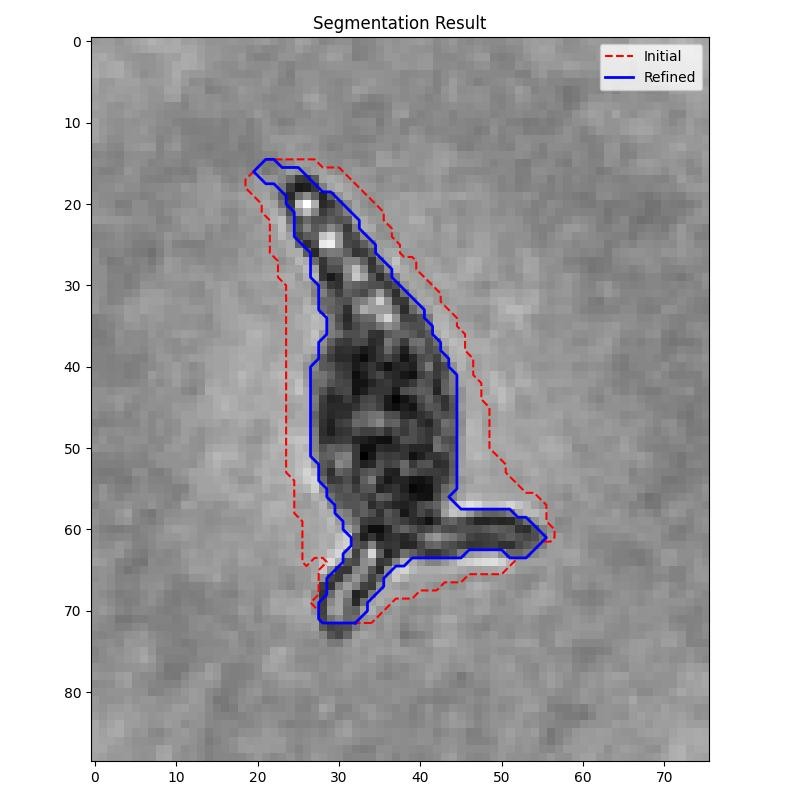
#> input picture assets/sample.jpg, 800 x 800 px; its folder holds only this picture in this run
$ python -i structure_forest.py   (imports and definitions only)
#> lines starting #> are read from the running program, lines starting #| are printed output that depends on the picture; after the words box and inside, x2 and y2 are one past the last pixel; in counts of white or black regions, pixels touching at a corner belong together
from pathlib import Path
import numpy as np
import cv2
from skimage import io
from skimage.color import rgb2gray
from skimage.filters import sobel
from skimage.feature import canny
from skimage.morphology import binary_closing, disk, remove_small_objects, convex_hull_image
from skimage.measure import label, regionprops
from scipy.ndimage import binary_fill_holes
import importlib.resources as pkg_resources
from holocontour import model


# [5 lines left out: function structured_forest_edges, not called in this run]


def region_refining(binary_image, area_thresh=25):
    cleaned = remove_small_objects(binary_image.astype(bool), min_size=area_thresh)
    filled = binary_fill_holes(cleaned)
    return filled.astype(np.uint8)


def canny_edge(image):
    if image.ndim == 3:
        image = rgb2gray(image)
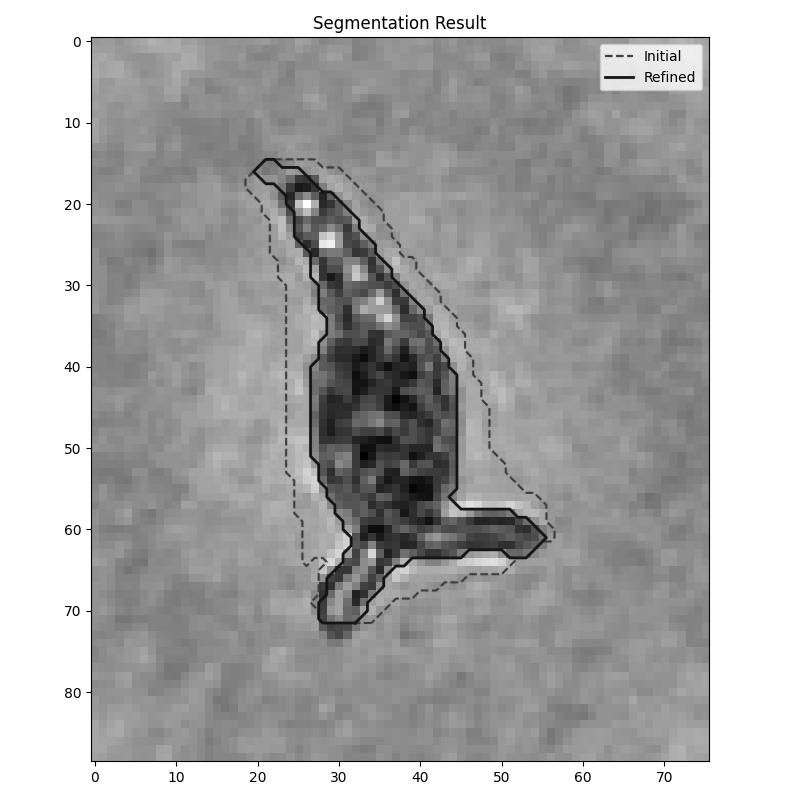
#> image: shape (800, 800) float64; min 0, max 1, mean 0.674
    edges = canny(image)
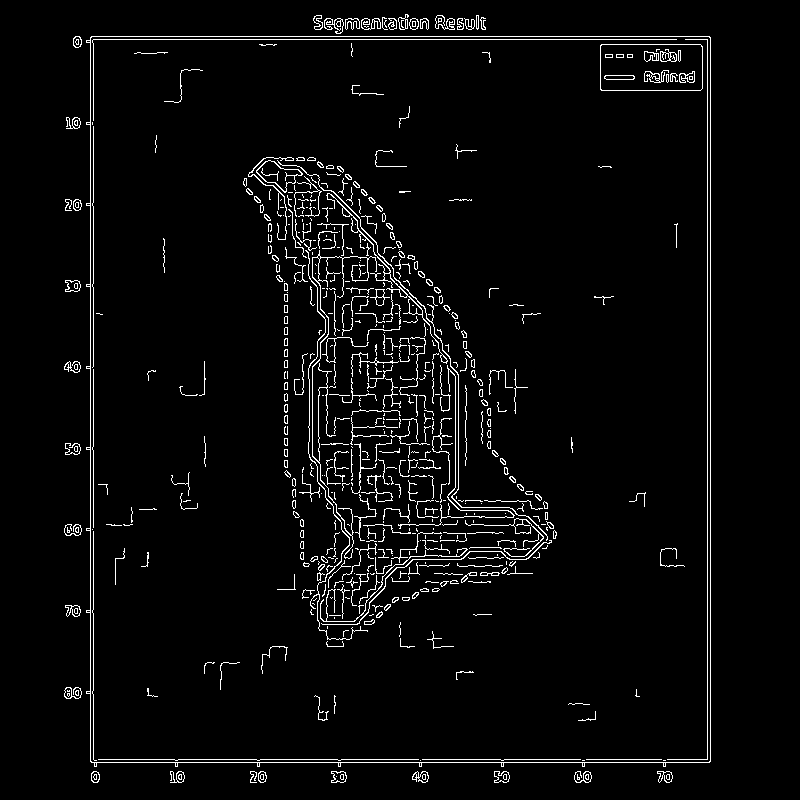
#> edges: shape (800, 800) bool; 3.6% white in thin lines or dots, all inside (x1, y1, x2, y2) = (64, 14, 711, 783)
    closed = binary_closing(edges, disk(3))
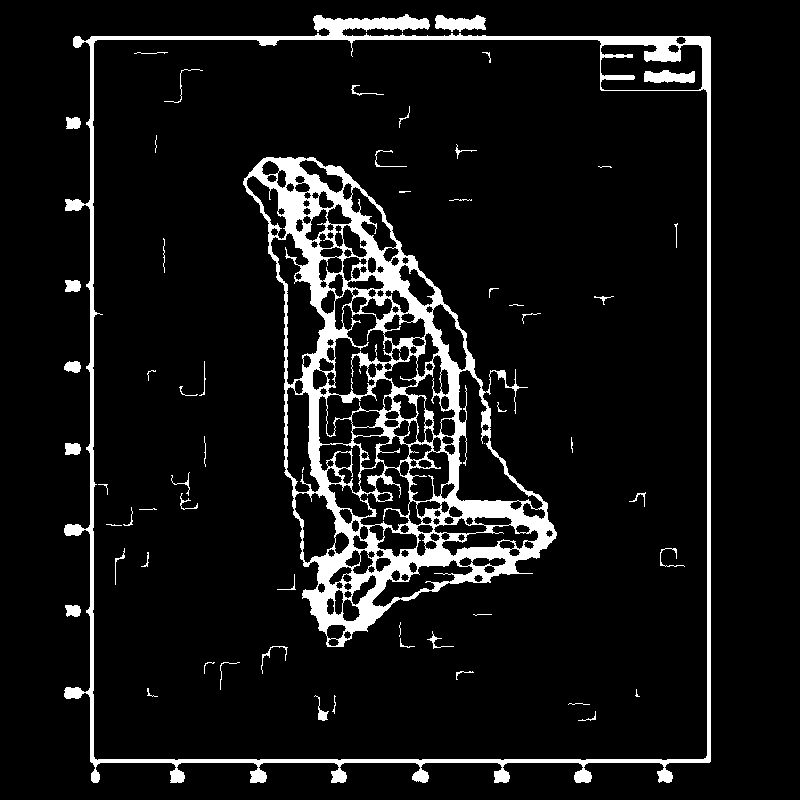
#> closed: shape (800, 800) bool; 8.2% white; 61 white regions (13 under 20 px), largest, box (x1, y1, x2, y2) and area: (243, 157, 557, 647) 32367, (64, 14, 711, 783) 16334, (435, 15, 486, 32) 594
    filled = binary_fill_holes(closed)
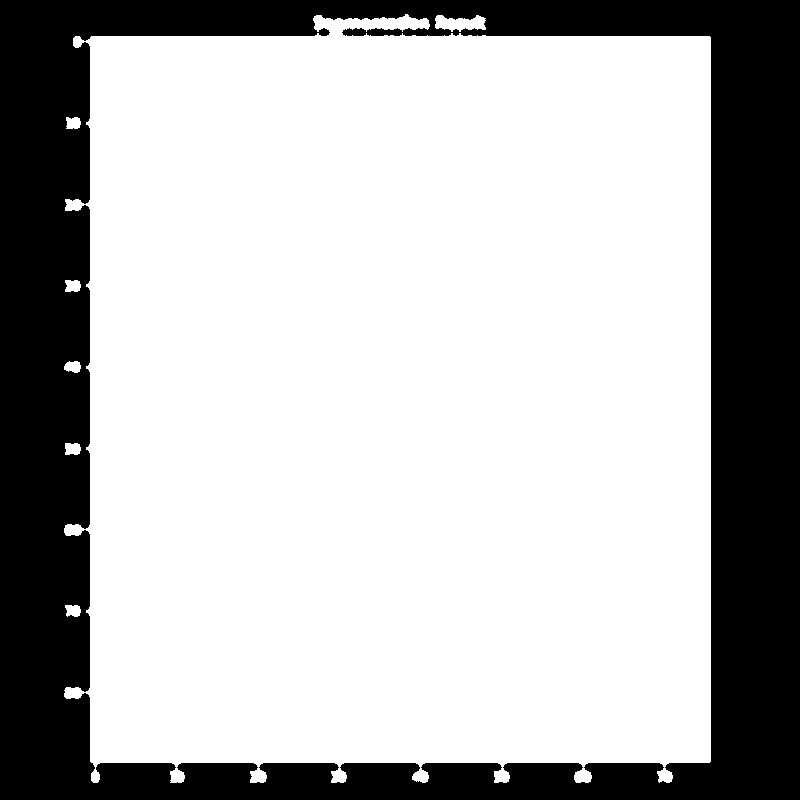
#> filled: shape (800, 800) bool; 71.4% white; 1 black region, box (x1, y1, x2, y2) and area: (0, 0, 800, 800) 183266
    return region_refining(filled)


# [74 lines left out: functions sobel_edge, region_methods, reg_props, particle_sizer, generate_mask, not called in this run]

>>> import cv2
>>> picture = cv2.cvtColor(cv2.imread('../../../assets/sample.jpg'), cv2.COLOR_BGR2RGB)
>>> result = canny_edge(picture)
